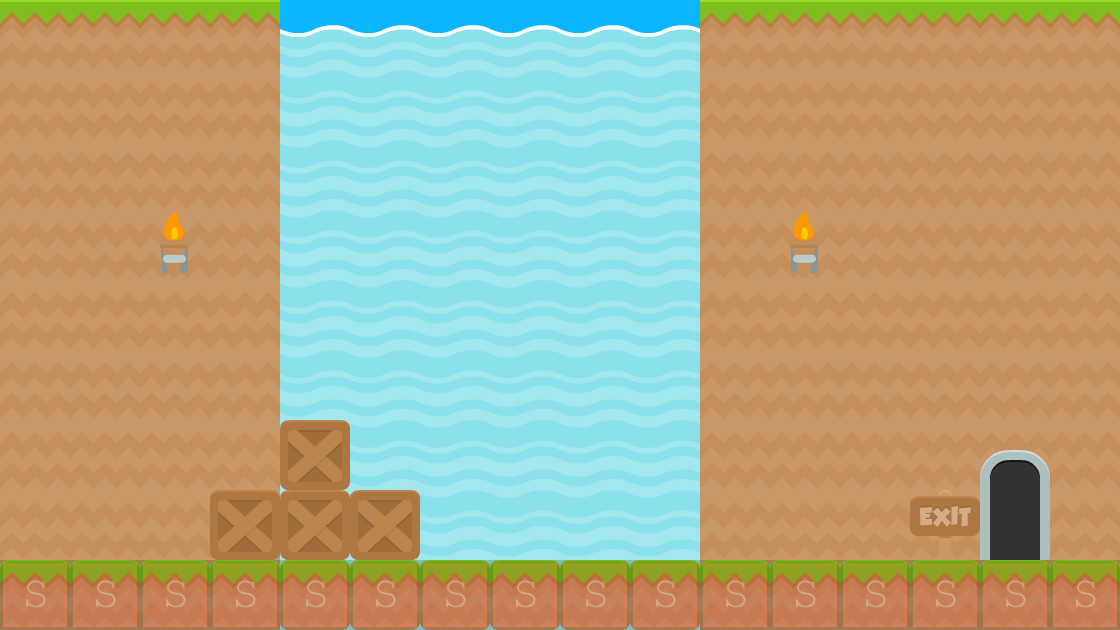

The image is a tile-based game level rendered from a .tmx file. Its description and source (layers, tilesets, objects; grid data summarised) follow:
An orthogonal 16x9 tile map with 70x70 px tiles, 4 tile layers (Background-2, Background-1, Collision, Foreground), 3 tilesets and 2 objects (levelTrigger, BadGuy).

<map version="1.0" orientation="orthogonal" renderorder="right-down" width="16" height="9" tilewidth="70" tileheight="70" backgroundcolor="#0cb6ff">
 <tileset firstgid="1" name="background-tiles" tilewidth="70" tileheight="70">
  <image source="../img/background-tiles.png" width="910" height="910" />
 </tileset>
 <tileset firstgid="170" name="meta-tiles" tilewidth="70" tileheight="70">
  <image source="../img/meta-tiles.png" width="350" height="70" />
  <tile id="4">
   <properties>
    <property name="type" value="solid" />
   </properties>
  </tile>
 </tileset>
 <tileset firstgid="175" name="item-spritesheet" tilewidth="70" tileheight="70">
  <image source="../img/item-spritesheet.png" width="560" height="560" />
 </tileset>
 <layer name="Background-2" width="16" height="9">
  <data>[144 cells, 144 non-empty, 4 distinct tile ids]</data>
 </layer>
 <layer name="Background-1" width="16" height="9">
  <data>[144 cells, 18 non-empty, 3 distinct tile ids]</data>
 </layer>
 <layer name="Collision" width="16" height="9" opacity="0.19">
  <data>[144 cells, 16 non-empty, 1 distinct tile ids]</data>
 </layer>
 <objectgroup color="#a1a4be" name="Trigger-Entities">
  <object name="levelTrigger" x="980" y="420" width="68" height="138.667">
   <properties>
    <property name="level" value="Ludvig-Level-00-(2)" />
    <property name="xSpawn" value="212" />
    <property name="ySpawn" value="488" />
   </properties>
  </object>
 </objectgroup>
 <layer name="Foreground" width="16" height="9">
  <data>[144 cells, 7 non-empty, 3 distinct tile ids]</data>
 </layer>
 <objectgroup color="#ff0000" name="EnemyEntities">
  <object name="BadGuy" x="490.667" y="489.333" width="346.667" height="69.3333" />
 </objectgroup>
</map>
